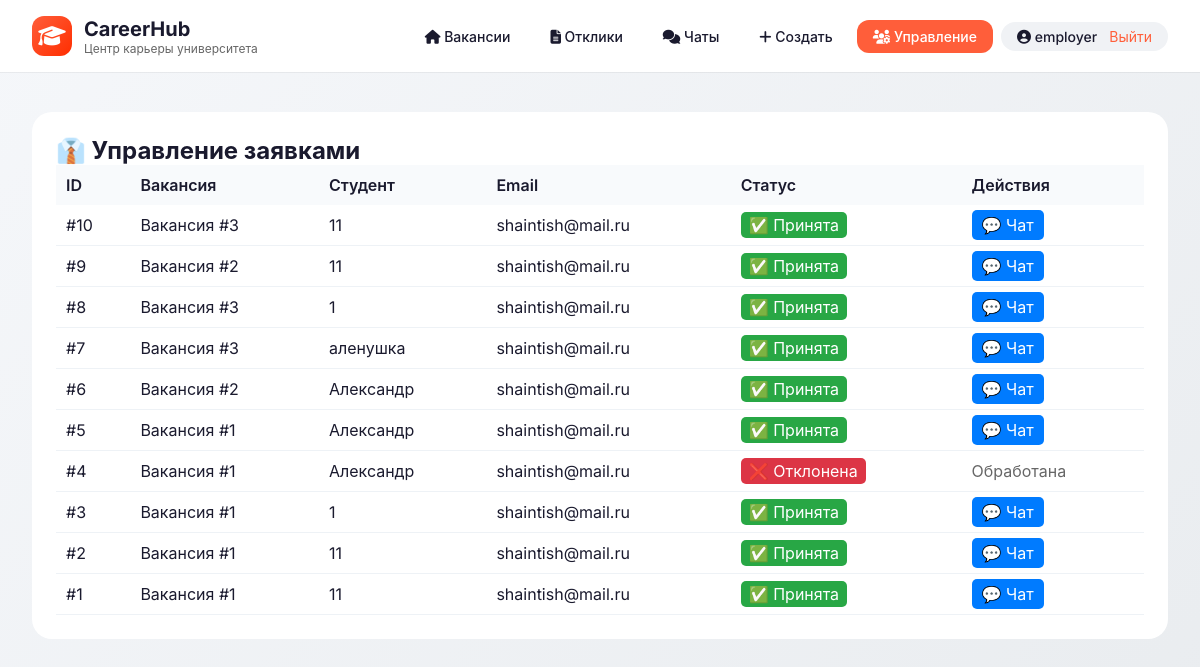
/admin/applications (signed in), run on an earlier commit of the app's database.
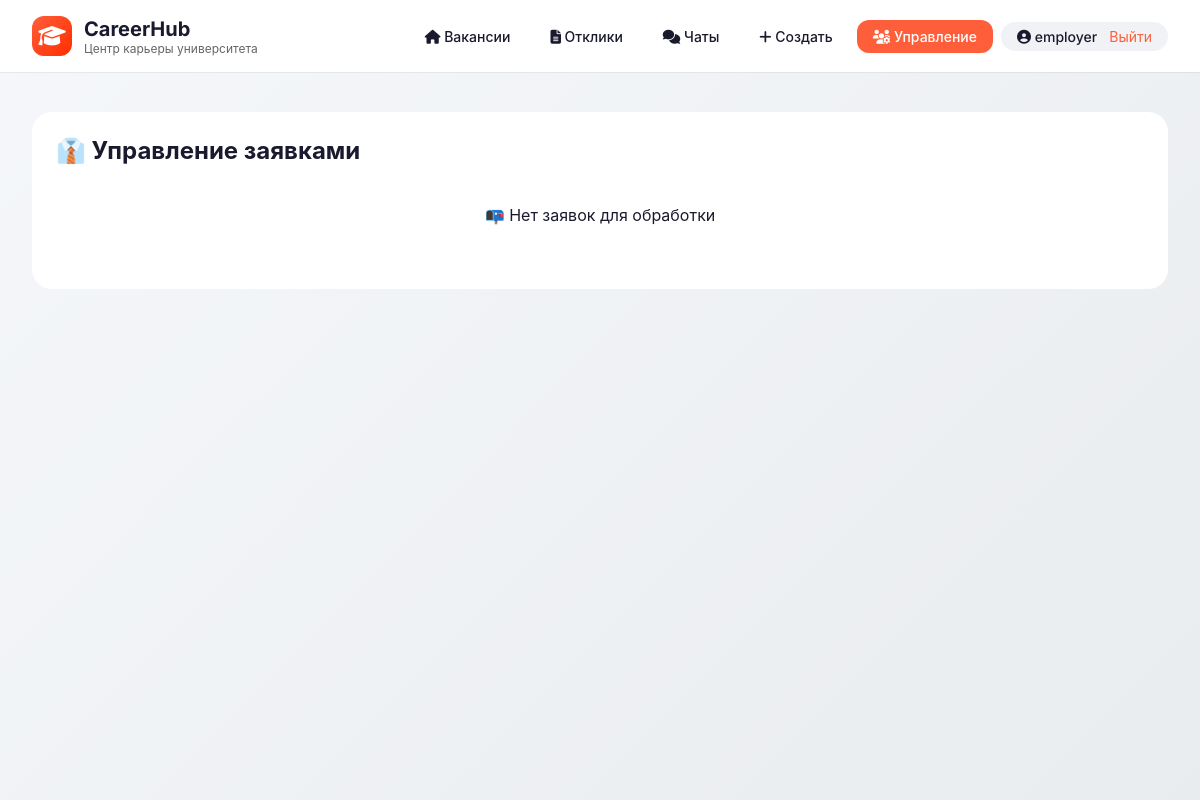
And on a later commit of the database.
### tables this page shows
CREATE TABLE applications (
            id INTEGER PRIMARY KEY AUTOINCREMENT,
            vacancy_id INTEGER NOT NULL,
            student_name TEXT NOT NULL,
            student_email TEXT NOT NULL,
            status TEXT DEFAULT 'pending',
            created_at TIMESTAMP DEFAULT CURRENT_TIMESTAMP
        );

### app/main.py (the view)
@app.get("/admin/applications", response_class=HTMLResponse)
async def admin_applications(request: Request):
    session_id = request.cookies.get("session_id")
    if not session_id or session_id not in sessions:
        return RedirectResponse(url="/employer/login", status_code=303)
    current_user = sessions[session_id]
    if current_user.get("role") != "employer":
        return RedirectResponse(url="/", status_code=303)
    all_applications = JobService.get_all_applications()
    return templates.TemplateResponse(
        "admin_applications.html",
        {"request": request, "applications": all_applications, "user": current_user}
    )

### templates/admin_applications.html (shortened to what this page needs)
{% extends "base.html" %}
{% block content %}
<div class="table-container">
    <h2>👔 Управление заявками</h2>
    {% if applications and applications|length > 0 %}
    <table style="width: 100%; border-collapse: collapse;">
        <thead>
            <tr style="background: #1a1a2e; color: white;">
                <th style="padding: 10px;">ID</th>
                <th style="padding: 10px;">Вакансия</th>
                <th style="padding: 10px;">Студент</th>
                <th style="padding: 10px;">Email</th>
                <th style="padding: 10px;">Статус</th>
                <th style="padding: 10px;">Действия</th>
            </tr>
        </thead>
        <tbody>
            {% for application in applications %}
            <tr style="border-bottom: 1px solid #ddd;">
                <td style="padding: 10px;">#{{ application.id }}</td>
                <td style="padding: 10px;">Вакансия #{{ application.vacancy_id }}</td>
                <td style="padding: 10px;">{{ application.student_name }}</td>
                <td style="padding: 10px;">{{ application.student_email }}</td>
                <td style="padding: 10px;">
                    {% if application.status == 'pending' %}
                        <span style="background: #ffc107; padding: 3px 8px; border-radius: 5px;">⏳ Ожидает</span>
                    {% elif application.status == 'accepted' %}
                        <span style="background: #28a745; color: white; padding: 3px 8px; border-radius: 5px;">✅ Принята</span>
                    {% else %}
                        <span style="background: #dc3545; color: white; padding: 3px 8px; border-radius: 5px;">❌ Отклонена</span>
                    {% endif %}
                </td>
                <td style="padding: 10px;">
                    {% if application.status == 'pending' %}
                    <form method="post" style="display: inline;">
                        <input type="hidden" name="app_id" value="{{ application.id }}">
                        <input type="hidden" name="action" value="accept">
                        <button type="submit" style="background: #28a745; color: white; border: none; padding: 5px 10px; border-radius: 5px; cursor: pointer;">✅ Принять</button>
                    </form>
                    <form method="post" style="display: inline;">
                        <input type="hidden" name="app_id" value="{{ application.id }}">
                        <input type="hidden" name="action" value="reject">
                        <button type="submit" style="background: #dc3545; color: white; border: none; padding: 5px 10px; border-radius: 5px; cursor: pointer;">❌ Отклонить</button>
                    </form>
                    {% elif application.status == 'accepted' %}
                    <a href="/chat/{{ application.id }}" style="background: #007bff; color: white; padding: 5px 10px; border-radius: 5px; text-decoration: none;">💬 Чат</a>
                    {% else %}
                    <span style="color: #666;">Обработана</span>
                    {% endif %}
                </td>
            </tr>
            {% endfor %}
        </tbody>
    </table>
    {% else %}
    <p style="text-align: center; padding: 40px;">📭 Нет заявок для обработки</p>
    {% endif %}
</div>
{% endblock %}

### templates/base.html (shortened to what this page needs)
<!DOCTYPE html>
<html lang="ru">
<head>
    <link rel="stylesheet" href="https://cdnjs.cloudflare.com/ajax/libs/font-awesome/6.4.0/css/all.min.css">
</head>
<body>
    <div class="bg-gradient"></div>
    <header>
        <div class="header-container">
            <div class="logo">
                <div class="logo-icon">
                    <i class="fas fa-graduation-cap"></i>
                </div>
                <div class="logo-text">
                    <h1>CareerHub</h1>
                    <p>Центр карьеры университета</p>
                </div>
            </div>
            <div class="nav-links">
                <a href="/" class="nav-link"><i class="fas fa-home"></i> Вакансии</a>
                <a href="/my-applications" class="nav-link"><i class="fas fa-file-alt"></i> Отклики</a>
                <a href="/my-chats" class="nav-link"><i class="fas fa-comments"></i> Чаты</a>
                <a href="/add-vacancy" class="nav-link"><i class="fas fa-plus"></i> Создать</a>
                {% if user and user.role == 'employer' %}
                    <a href="/admin/applications" class="nav-link employer-btn"><i class="fas fa-users-cog"></i> Управление</a>
                {% endif %}
                {% if user %}
                    <div class="user-menu">
                        <span><i class="fas fa-user-circle"></i> {{ user.username }}</span>
                        <a href="/logout" class="logout-link">Выйти</a>
                    </div>
                {% endif %}
            </div>
        </div>
    </header>
    <div class="container">
        {% block content %}{% endblock %}
    </div>
</body>
</html>

### templates/base.html (style rules this page uses)
* { margin: 0; padding: 0; box-sizing: border-box; }
body { font-family: 'Inter', -apple-system, BlinkMacSystemFont, 'Segoe UI', sans-serif; background: #f5f7fa; min-height: 100vh; color: #1a1a2e; }
.bg-gradient { position: fixed; top: 0; left: 0; width: 100%; height: 100%; z-index: -2; background: linear-gradient(135deg, #f5f7fa 0%, #e9ecef 100%); }
header { background: white; box-shadow: 0 1px 0 rgba(0,0,0,0.05); position: sticky; top: 0; z-index: 100; }
.header-container { max-width: 1400px; margin: 0 auto; padding: 0 32px; display: flex; justify-content: space-between; align-items: center; height: 72px; }
.logo { display: flex; align-items: center; gap: 12px; }
.logo-icon { width: 40px; height: 40px; background: linear-gradient(135deg, #ff5e3a, #ff2e00); border-radius: 12px; display: flex; align-items: center; justify-content: center; }
.logo-icon i { font-size: 22px; color: white; }
.logo-text h1 { font-size: 20px; font-weight: 700; color: #1a1a2e; }
.logo-text p { font-size: 12px; color: #666; }
.nav-links { display: flex; gap: 8px; align-items: center; }
.nav-link { text-decoration: none; color: #1a1a2e; font-weight: 500; padding: 8px 16px; border-radius: 12px; transition: all 0.2s ease; font-size: 14px; }
.nav-link.employer-btn { background: #ff5e3a; color: white; }
.user-menu { display: flex; align-items: center; gap: 12px; background: #f0f2f5; padding: 6px 16px; border-radius: 40px; }
.user-menu span { font-weight: 500; font-size: 14px; }
.logout-link { color: #ff5e3a; text-decoration: none; font-size: 14px; }
.container { max-width: 1400px; margin: 0 auto; padding: 40px 32px; }
.table-container { background: white; border-radius: 20px; padding: 24px; overflow-x: auto; }

What changed in the data, as far as the page shows it:
removed applications: id "10", vacancy_id "3", student_name "11", student_email "shaintish@mail.ru", status "✅ Принята"
removed applications: id "9", vacancy_id "2", student_name "11", student_email "shaintish@mail.ru", status "✅ Принята"
removed applications: id "8", vacancy_id "3", student_name "1", student_email "shaintish@mail.ru", status "✅ Принята"
removed applications: id "7", vacancy_id "3", student_name "аленушка", student_email "shaintish@mail.ru", status "✅ Принята"
removed applications: id "6", vacancy_id "2", student_name "Александр", student_email "shaintish@mail.ru", status "✅ Принята"
removed applications: id "5", vacancy_id "1", student_name "Александр", student_email "shaintish@mail.ru", status "✅ Принята"
removed applications: id "4", vacancy_id "1", student_name "Александр", student_email "shaintish@mail.ru", status "❌ Отклонена"
removed applications: id "3", vacancy_id "1", student_name "1", student_email "shaintish@mail.ru", status "✅ Принята"
removed applications: id "2", vacancy_id "1", student_name "11", student_email "shaintish@mail.ru", status "✅ Принята"
removed applications: id "1", vacancy_id "1", student_name "11", student_email "shaintish@mail.ru", status "✅ Принята"
Also different on the page:
text no longer shown: "ID Вакансия Студент Email Статус Действия"
text now shown: "📭 Нет заявок для обработки"
